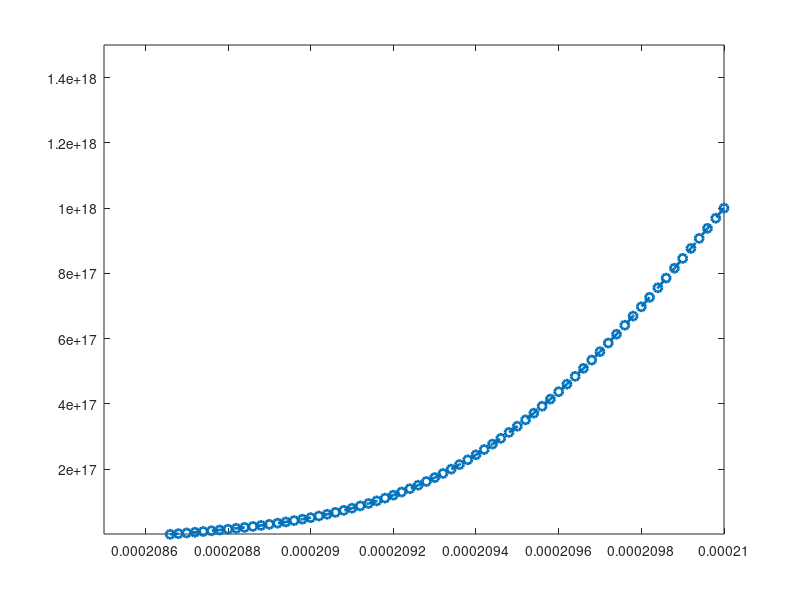

Write MATLAB code to recreate this figure.
clc; 
clear all
D=1.2662e-14; % diffusivity @ 1000 C 
r=1;
s=1;
z=1;
pq=1;
n=1;% counter
u=(1e15-1e18)/(4.1e-13);

%%%%%%%%%%%%%%%%%%%%%%%%%   prestine  x cordinations        %%%%%%%%%%%%%%%%%%%%%%%
for n=1:1:6
    xxxxx(n)=2.1e-4-(2e-8)*(n-1);
end

% origin concentration 

for b=2.1e-4:-2e-8:2.099e-4
    ccccc(pq)=u*(b-2.12e-4).^2+1e15-u*(2.1e-6)^2;
    pq=pq+1;
end

%%%%%%%%%%%1%%%%%%%%%%%%%%%%%% t=30 s s%%%%%%%%%%%%%%%%%%%%%%%%%%%%%%%%%%%%%%%%

%x cordinations     
for n=1:1:68
    xxxxx(n)=2.1e-4-(2e-8)*(n-1);
end

%origin concentration (y axis)
for b=2.1e-4:-2e-8:2.099e-4
    ccccc(pq)=u*(b-2.12e-4).^2+1e15-u*(2.1e-6)^2;
    pq=pq+1;
end

for k=7:1:68
    ccccc(k)=0;
end
%%%%%%%%%%%%%%%%%%%%%%%%%%%%%%
for z=1:1:(10/0.001)
    for s=2:1:67
        ccccc(s)=ccccc(s)+D*0.001*(ccccc(s-1)+ccccc(s+1)-2*ccccc(s))/((2e-8)^2);%2e-8 cm,0.2nm
    end
end

plot(xxxxx,ccccc,'--o','LineWidth',2);
axis([2.085e-4 2.100e-4 1e15 1.5e18]);